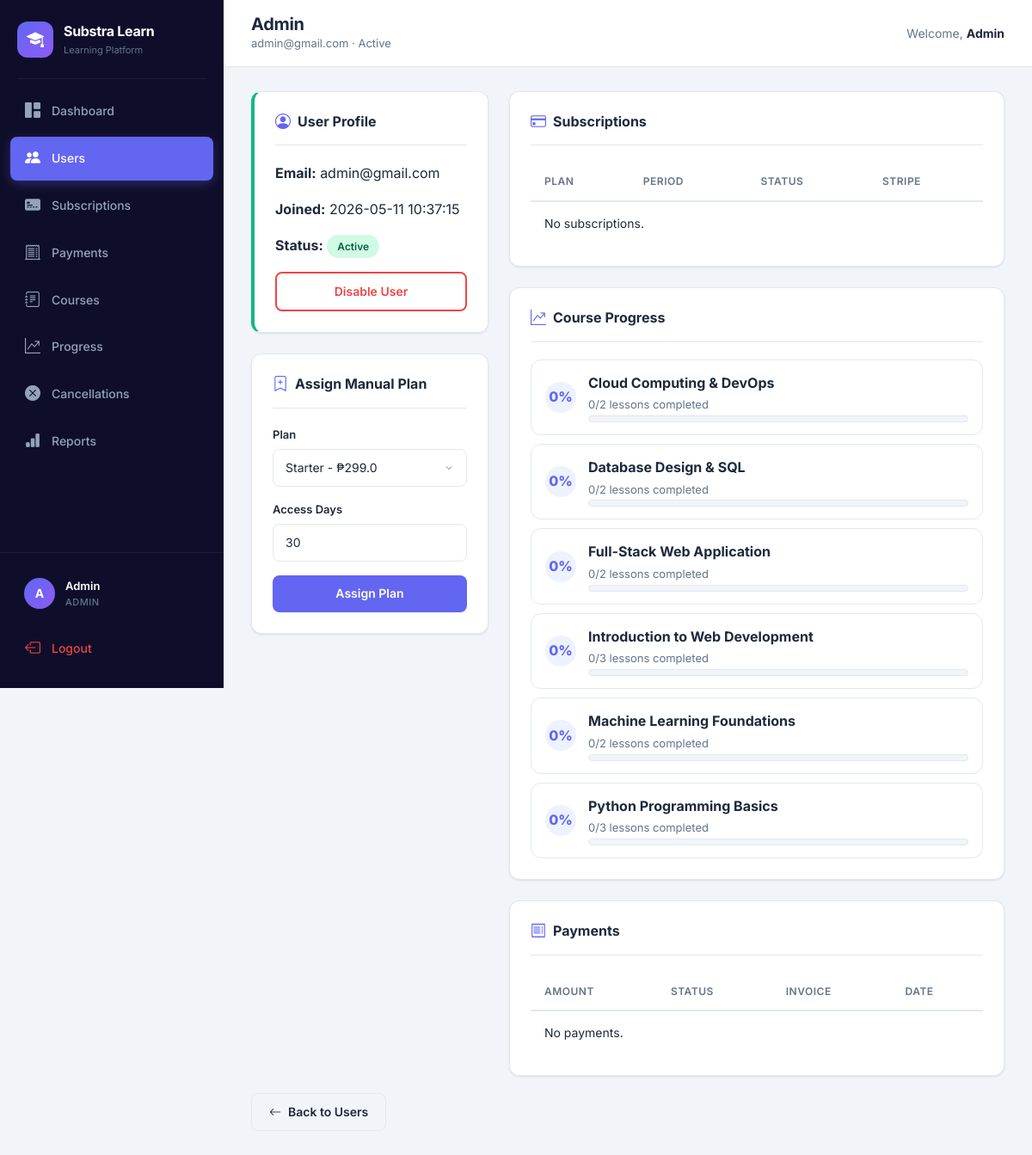
Before: /admin/user/1 (signed in) with the older database file.
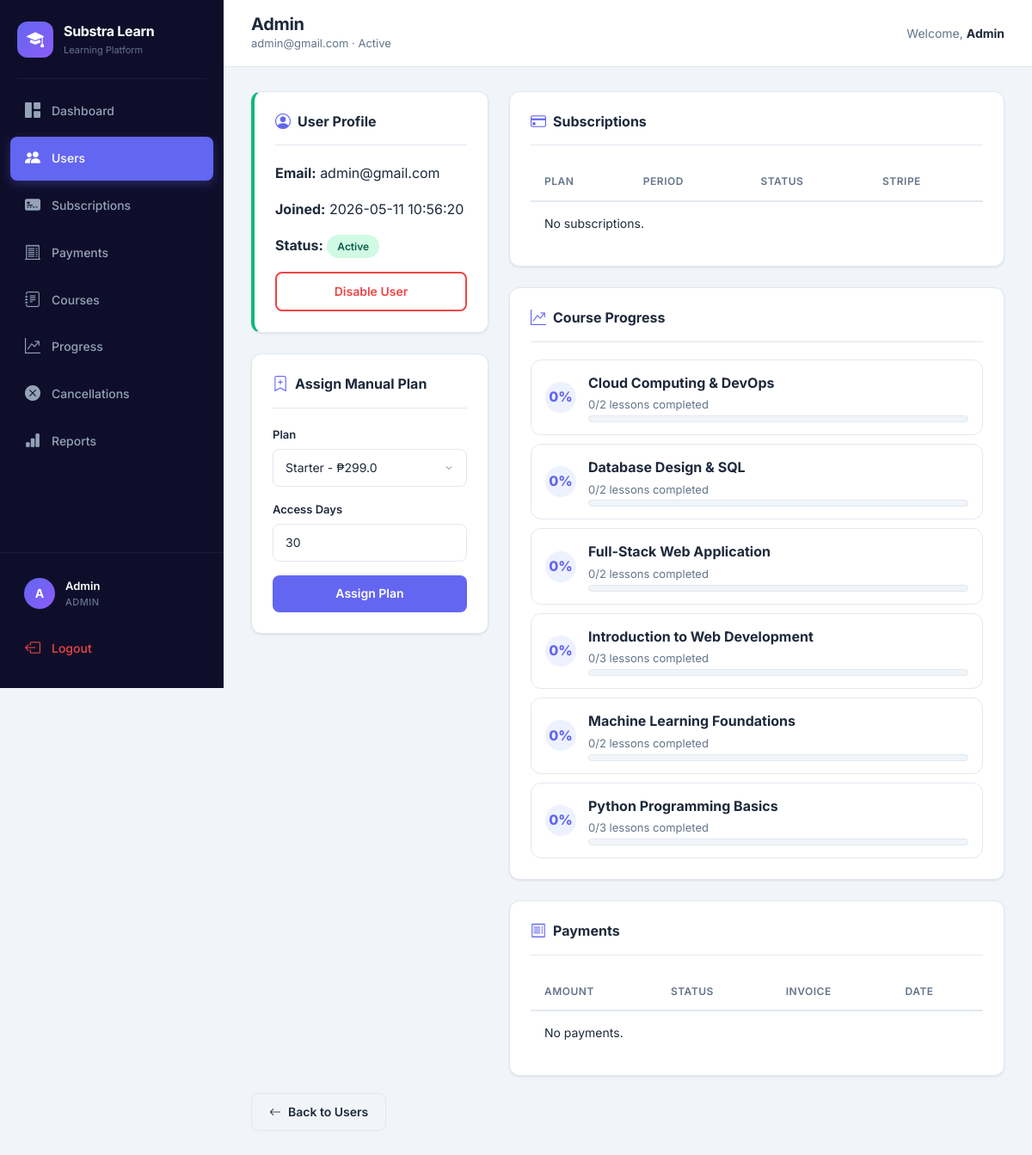
After: the same page with the newer database file.
### tables this page shows
CREATE TABLE users (
    id INTEGER PRIMARY KEY AUTOINCREMENT,
    name TEXT NOT NULL,
    email TEXT UNIQUE NOT NULL,
    password TEXT NOT NULL,
    role TEXT DEFAULT 'user',
    status TEXT DEFAULT 'active',
    created_at TEXT DEFAULT (datetime('now'))
);

CREATE TABLE courses (
    id INTEGER PRIMARY KEY AUTOINCREMENT,
    title TEXT NOT NULL,
    description TEXT DEFAULT '',
    plan_id INTEGER NOT NULL,
    status TEXT DEFAULT 'draft',
    thumbnail_url TEXT DEFAULT '',
    level TEXT DEFAULT '',
    duration TEXT DEFAULT '',
    created_at TEXT DEFAULT (datetime('now')),
    FOREIGN KEY (plan_id) REFERENCES plans(id)
);

### app.py (the view)
@app.route("/admin/user/<int:user_id>")
@admin_required
def admin_user_detail(user_id):
    conn = get_db()
    user = conn.execute("SELECT * FROM users WHERE id=?", (user_id,)).fetchone()
    if not user:
        conn.close()
        flash("User not found", "danger")
        return redirect("/admin/users")
    subs = conn.execute(
        """
        SELECT s.*, p.name as plan_name, p.price, p.billing_cycle
        FROM subscriptions s JOIN plans p ON s.plan_id=p.id
        WHERE s.user_id=? ORDER BY s.id DESC
        """,
        (user_id,),
    ).fetchall()
    progress = conn.execute(
        """
        SELECT c.id, c.title, COUNT(DISTINCT l.id) total_lessons, COUNT(DISTINCT lp.lesson_id) completed_lessons
        FROM courses c
        LEFT JOIN lessons l ON l.course_id=c.id
        LEFT JOIN lesson_progress lp ON lp.lesson_id=l.id AND lp.user_id=?
        GROUP BY c.id ORDER BY c.title
        """,
        (user_id,),
    ).fetchall()
    payments = conn.execute("SELECT * FROM payments WHERE user_id=? ORDER BY id DESC", (user_id,)).fetchall()
    plans = conn.execute("SELECT * FROM plans WHERE status='active' ORDER BY price").fetchall()
    conn.close()
    return render_template("admin_user_detail.html", user=user, subs=subs, progress=progress, payments=payments, plans=plans)

### app.py (called while the page is built, shortened)
def get_db():
    db_path = os.getenv("DATABASE_PATH", "database.db")
    conn = sqlite3.connect(db_path, timeout=10)
    conn.row_factory = sqlite3.Row
    conn.execute("PRAGMA journal_mode=WAL")
    conn.execute("PRAGMA busy_timeout=10000")
    return conn

def get_csrf_token():
    if "_csrf_token" not in session:
        session["_csrf_token"] = secrets.token_urlsafe(32)
    return session["_csrf_token"]

@app.context_processor
def inject_helpers():
    def csrf_field():
        return Markup(f'<input type="hidden" name="csrf_token" value="{escape(get_csrf_token())}">')
    return {"csrf_token": get_csrf_token, "csrf_field": csrf_field}

@app.before_request
def protect_posts():
    if request.method != "POST":
        return

def admin_required(func):
    @wraps(func)
    def wrapper(*args, **kwargs):
        if "user_id" not in session or session.get("role") != "admin":
            flash("Access denied", "danger")
            return redirect("/login")
        return func(*args, **kwargs)
    return wrapper

@app.before_request
def refresh_admin_badges():
    if session.get("role") == "admin":
        conn = get_db()
        pending = conn.execute("SELECT COUNT(*) FROM cancellation_requests WHERE status='pending'").fetchone()[0]
        failed = conn.execute("SELECT COUNT(*) FROM payments WHERE status='failed'").fetchone()[0]
        conn.close()
        session["pending_count"] = pending
        session["failed_payment_count"] = failed

### templates/admin_user_detail.html
{% extends "base.html" %}
{% block page_title %}{{ user['name'] }}{% endblock %}
{% block page_subtitle %}{{ user['email'] }} · {{ user['status']|title }}{% endblock %}
{% block content %}
<div class="row g-4">
  <div class="col-lg-4"><div class="content-card active-sub-card"><div class="card-header-custom"><h2 class="card-title"><i class="bi bi-person-circle"></i> User Profile</h2></div><p><strong>Email:</strong> {{ user['email'] }}</p><p><strong>Joined:</strong> {{ user['created_at'] }}</p><p><strong>Status:</strong> <span class="badge-status {{ 'badge-active' if user['status']=='active' else 'badge-expired' }}">{{ user['status']|title }}</span></p><form method="POST" action="/admin/user/{{ user['id'] }}/toggle_status" onsubmit="return confirmSubmit('Change this user status?')">{{ csrf_field()|safe }}<button class="btn-custom btn-outline-danger w-100">{{ 'Disable' if user['status']=='active' else 'Enable' }} User</button></form></div>
  <div class="content-card mt-4"><div class="card-header-custom"><h2 class="card-title"><i class="bi bi-bookmark-plus"></i> Assign Manual Plan</h2></div><form method="POST" action="/admin/user/{{ user['id'] }}/assign_plan">{{ csrf_field()|safe }}<div class="form-group"><label class="form-label">Plan</label><select name="plan_id" class="form-input">{% for p in plans %}<option value="{{ p['id'] }}">{{ p['name'] }} - ₱{{ p['price'] }}</option>{% endfor %}</select></div><div class="form-group"><label class="form-label">Access Days</label><input type="number" name="days" value="30" min="1" class="form-input"></div><button class="btn-custom btn-primary-custom w-100">Assign Plan</button></form></div></div>
  <div class="col-lg-8"><div class="content-card"><div class="card-header-custom"><h2 class="card-title"><i class="bi bi-credit-card"></i> Subscriptions</h2></div><div class="table-wrapper"><table class="table-custom"><thead><tr><th>Plan</th><th>Period</th><th>Status</th><th>Stripe</th></tr></thead><tbody>{% for s in subs %}<tr><td>{{ s['plan_name'] }}</td><td>{{ s['start_date'] }} → {{ s['end_date'] }}</td><td><span class="badge-status {{ 'badge-active' if s['status']=='active' else 'badge-expired' }}">{{ s['status']|title }}</span></td><td><span class="text-muted-custom">{{ s['stripe_subscription_id'] or 'Manual/local' }}</span></td></tr>{% else %}<tr><td colspan="4">No subscriptions.</td></tr>{% endfor %}</tbody></table></div></div>
  <div class="content-card mt-4"><div class="card-header-custom"><h2 class="card-title"><i class="bi bi-graph-up-arrow"></i> Course Progress</h2></div><div class="lesson-list">{% for r in progress %}{% set percent = ((r['completed_lessons'] / r['total_lessons'] * 100)|round|int) if r['total_lessons'] else 0 %}<div class="lesson-row"><div class="lesson-number">{{ percent }}%</div><div class="lesson-info"><strong>{{ r['title'] }}</strong><span>{{ r['completed_lessons'] }}/{{ r['total_lessons'] }} lessons completed</span><div class="progress-track progress-track-sm"><div class="progress-fill" style="width: {{ percent }}%;"></div></div></div></div>{% endfor %}</div></div>
  <div class="content-card mt-4"><div class="card-header-custom"><h2 class="card-title"><i class="bi bi-receipt"></i> Payments</h2></div><div class="table-wrapper"><table class="table-custom"><thead><tr><th>Amount</th><th>Status</th><th>Invoice</th><th>Date</th></tr></thead><tbody>{% for p in payments %}<tr><td>{{ p['currency'] }} {{ "%.2f"|format(p['amount']) }}</td><td>{{ p['status'] }}</td><td>{{ p['stripe_invoice_id'] or '—' }}</td><td>{{ p['paid_at'] or p['created_at'] }}</td></tr>{% else %}<tr><td colspan="4">No payments.</td></tr>{% endfor %}</tbody></table></div></div></div>
</div>
<div style="margin-top:20px;"><a href="/admin/users" class="btn-custom btn-secondary-custom"><i class="bi bi-arrow-left"></i> Back to Users</a></div>
{% endblock %}

### templates/base.html (shortened to what this page needs)
<!DOCTYPE html>
<html lang="en">
<head>
    <link href="https://cdn.jsdelivr.net/npm/bootstrap@5.3.0/dist/css/bootstrap.min.css" rel="stylesheet">
    <link href="https://cdn.jsdelivr.net/npm/bootstrap-icons@1.11.0/font/bootstrap-icons.css" rel="stylesheet">
    <link href="/static/style.css" rel="stylesheet">
</head>
<body>
{% if session.get('user_id') %}
<aside class="sidebar" id="sidebar">
    <div class="sidebar-brand">
        <div class="brand-icon"><i class="bi bi-mortarboard-fill"></i></div>
        <div><span class="brand-name">Substra Learn</span><span class="brand-tagline">Learning Platform</span></div>
    </div>
    <div class="sidebar-divider"></div>
    <nav class="sidebar-nav">
        {% if session.get('role') == 'admin' %}
            <a href="/admin" class="nav-item {% if request.path == '/admin' %}active{% endif %}"><i class="bi bi-grid-1x2-fill"></i><span>Dashboard</span></a>
            <a href="/admin/users" class="nav-item {% if request.path.startswith('/admin/user') or request.path == '/admin/users' %}active{% endif %}"><i class="bi bi-people-fill"></i><span>Users</span></a>
            <a href="/admin/subscriptions" class="nav-item {% if request.path.startswith('/admin/subscription') %}active{% endif %}"><i class="bi bi-credit-card-2-front-fill"></i><span>Subscriptions</span></a>
            <a href="/admin/payments" class="nav-item "><i class="bi bi-receipt-cutoff"></i><span>Payments</span></a>
            <a href="/admin/courses" class="nav-item {% if request.path.startswith('/admin/course') or request.path == '/admin/courses' %}active{% endif %}"><i class="bi bi-journal-text"></i><span>Courses</span></a>
            <a href="/admin/progress" class="nav-item {% if request.path == '/admin/progress' %}active{% endif %}"><i class="bi bi-graph-up-arrow"></i><span>Progress</span></a>
            <a href="/admin/cancellations" class="nav-item "><i class="bi bi-x-circle-fill"></i><span>Cancellations</span></a>
            <a href="/admin/reports" class="nav-item {% if request.path == '/admin/reports' %}active{% endif %}"><i class="bi bi-bar-chart-fill"></i><span>Reports</span></a>
        {% endif %}
    </nav>
    <div class="sidebar-footer">
        <div class="user-card"><div class="user-avatar">{{ session.get('user_name', 'U')[0]|upper }}</div><div class="user-info"><span class="user-name">{{ session.get('user_name') }}</span><span class="user-role">{{ session.get('role')|upper }}</span></div></div>
        <a href="/logout" class="nav-item logout-btn"><i class="bi bi-box-arrow-left"></i><span>Logout</span></a>
    </div>
</aside>
<main class="main-content">
    <header class="topbar">
        <div class="topbar-left"><div><h1 class="page-title">{% block page_title %}{% endblock %}</h1><p class="page-subtitle">{% block page_subtitle %}{% endblock %}</p></div></div>
        <div class="topbar-right"><span class="topbar-greeting">Welcome, <strong>{{ session.get('user_name') }}</strong></span></div>
    </header>
    <div class="page-content">{% block content %}{% endblock %}</div>
</main>
{% else %}
    {% block auth_content %}{% endblock %}
{% endif %}
</body>
</html>

Changed rows visible on the page:
changed users "Admin": created_at "2026-05-11 10:37:15" → "2026-05-11 10:56:20"
